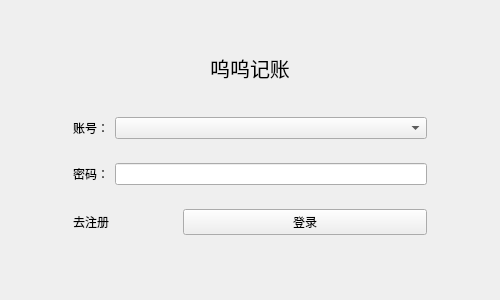
<?xml version="1.0" encoding="UTF-8"?>
<ui version="4.0">
 <class>login</class>
 <widget class="QDialog" name="login">
  <property name="geometry">
   <rect>
    <x>0</x>
    <y>0</y>
    <width>500</width>
    <height>300</height>
   </rect>
  </property>
  <property name="minimumSize">
   <size>
    <width>500</width>
    <height>300</height>
   </size>
  </property>
  <property name="maximumSize">
   <size>
    <width>500</width>
    <height>300</height>
   </size>
  </property>
  <property name="windowTitle">
   <string>登录</string>
  </property>
  <property name="styleSheet">
   <string notr="true"/>
  </property>
  <layout class="QHBoxLayout" name="horizontalLayout_13" stretch="1,7,1">
   <item>
    <spacer name="horizontalSpacer">
     <property name="orientation">
      <enum>Qt::Horizontal</enum>
     </property>
     <property name="sizeHint" stdset="0">
      <size>
       <width>40</width>
       <height>20</height>
      </size>
     </property>
    </spacer>
   </item>
   <item>
    <layout class="QVBoxLayout" name="verticalLayout" stretch="1,3,1,1,1,2">
     <item>
      <spacer name="verticalSpacer_2">
       <property name="orientation">
        <enum>Qt::Vertical</enum>
       </property>
       <property name="sizeHint" stdset="0">
        <size>
         <width>20</width>
         <height>40</height>
        </size>
       </property>
      </spacer>
     </item>
     <item>
      <widget class="QWidget" name="widget_2" native="true">
       <layout class="QHBoxLayout" name="horizontalLayout_12">
        <item>
         <layout class="QHBoxLayout" name="horizontalLayout_11">
          <item>
           <widget class="QLabel" name="label_6">
            <property name="font">
             <font>
              <pointsize>15</pointsize>
             </font>
            </property>
            <property name="text">
             <string>呜呜记账</string>
            </property>
            <property name="alignment">
             <set>Qt::AlignCenter</set>
            </property>
           </widget>
          </item>
         </layout>
        </item>
       </layout>
      </widget>
     </item>
     <item>
      <widget class="QStackedWidget" name="stackedWidget">
       <property name="currentIndex">
        <number>0</number>
       </property>
       <widget class="QWidget" name="page">
        <layout class="QHBoxLayout" name="horizontalLayout_8">
         <item>
          <layout class="QHBoxLayout" name="horizontalLayout_7" stretch="1,9">
           <item>
            <widget class="QLabel" name="label_4">
             <property name="text">
              <string>账号：</string>
             </property>
            </widget>
           </item>
           <item>
            <widget class="QComboBox" name="chooseAccount"/>
           </item>
          </layout>
         </item>
        </layout>
       </widget>
       <widget class="QWidget" name="page_2">
        <layout class="QHBoxLayout" name="horizontalLayout_6">
         <item>
          <layout class="QHBoxLayout" name="horizontalLayout_5" stretch="1,9">
           <item>
            <widget class="QLabel" name="label_3">
             <property name="text">
              <string>账号：</string>
             </property>
            </widget>
           </item>
           <item>
            <widget class="QLineEdit" name="typeAccount"/>
           </item>
          </layout>
         </item>
        </layout>
       </widget>
      </widget>
     </item>
     <item>
      <widget class="QWidget" name="widget" native="true">
       <layout class="QHBoxLayout" name="horizontalLayout_2">
        <item>
         <layout class="QHBoxLayout" name="horizontalLayout" stretch="1,9">
          <item>
           <widget class="QLabel" name="label">
            <property name="text">
             <string>密码：</string>
            </property>
           </widget>
          </item>
          <item>
           <widget class="QLineEdit" name="password">
            <property name="echoMode">
             <enum>QLineEdit::Password</enum>
            </property>
           </widget>
          </item>
         </layout>
        </item>
       </layout>
      </widget>
     </item>
     <item>
      <widget class="QStackedWidget" name="stackedWidget_2">
       <property name="currentIndex">
        <number>0</number>
       </property>
       <widget class="QWidget" name="page_3">
        <layout class="QHBoxLayout" name="horizontalLayout_4">
         <item>
          <layout class="QHBoxLayout" name="horizontalLayout_3" stretch="3,7">
           <item>
            <widget class="QPushButton" name="toRegister">
             <property name="styleSheet">
              <string notr="true">QPushButton{background-color: transparent;border: none;color: black;padding: 0;margin: 0;text-align:left;}</string>
             </property>
             <property name="text">
              <string>去注册</string>
             </property>
            </widget>
           </item>
           <item>
            <widget class="QPushButton" name="Login">
             <property name="text">
              <string>登录</string>
             </property>
            </widget>
           </item>
          </layout>
         </item>
        </layout>
       </widget>
       <widget class="QWidget" name="page_4">
        <layout class="QHBoxLayout" name="horizontalLayout_10">
         <item>
          <layout class="QHBoxLayout" name="horizontalLayout_9" stretch="3,7">
           <item>
            <widget class="QPushButton" name="toLogin">
             <property name="styleSheet">
              <string notr="true">QPushButton{background-color: transparent;border: none;color: black;padding: 0;margin: 0;text-align:left;}</string>
             </property>
             <property name="text">
              <string>去登录</string>
             </property>
            </widget>
           </item>
           <item>
            <widget class="QPushButton" name="Register">
             <property name="text">
              <string>注册</string>
             </property>
            </widget>
           </item>
          </layout>
         </item>
        </layout>
       </widget>
      </widget>
     </item>
     <item>
      <spacer name="verticalSpacer">
       <property name="orientation">
        <enum>Qt::Vertical</enum>
       </property>
       <property name="sizeHint" stdset="0">
        <size>
         <width>20</width>
         <height>40</height>
        </size>
       </property>
      </spacer>
     </item>
    </layout>
   </item>
   <item>
    <spacer name="horizontalSpacer_2">
     <property name="orientation">
      <enum>Qt::Horizontal</enum>
     </property>
     <property name="sizeHint" stdset="0">
      <size>
       <width>40</width>
       <height>20</height>
      </size>
     </property>
    </spacer>
   </item>
  </layout>
 </widget>
 <resources/>
 <connections/>
</ui>
